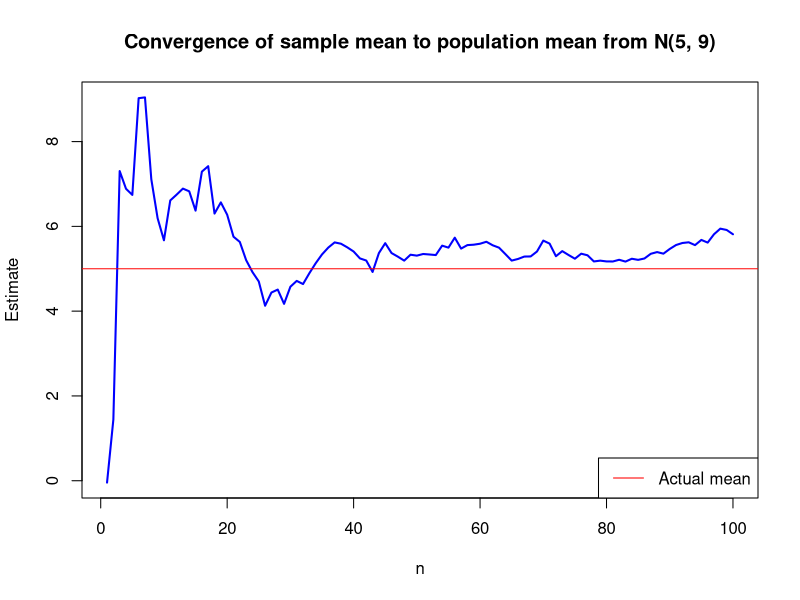
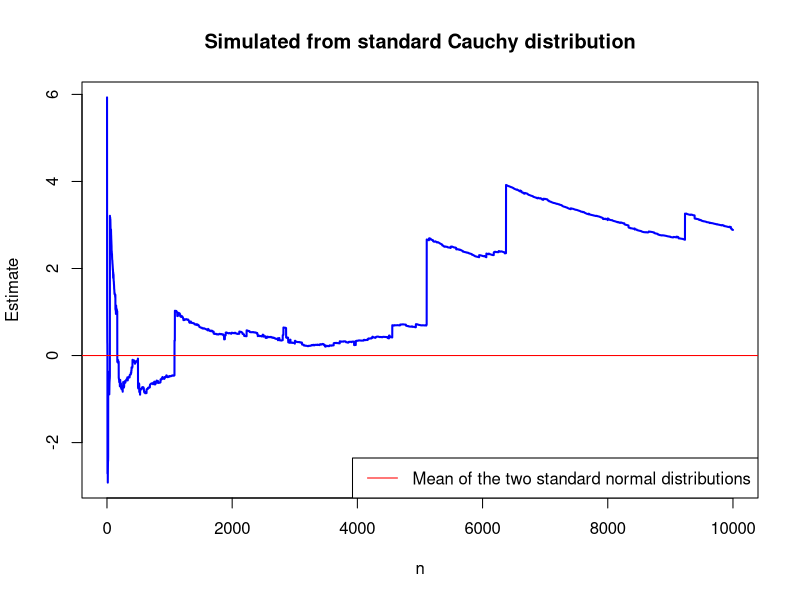
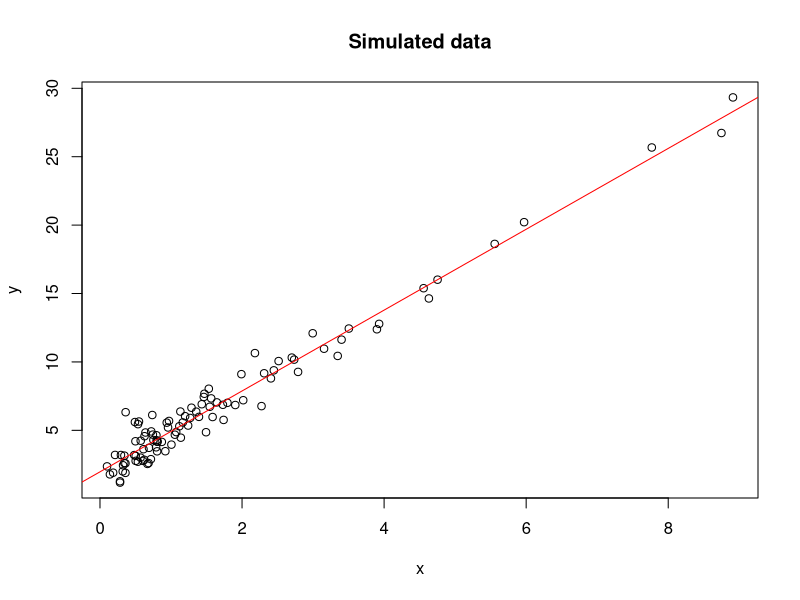
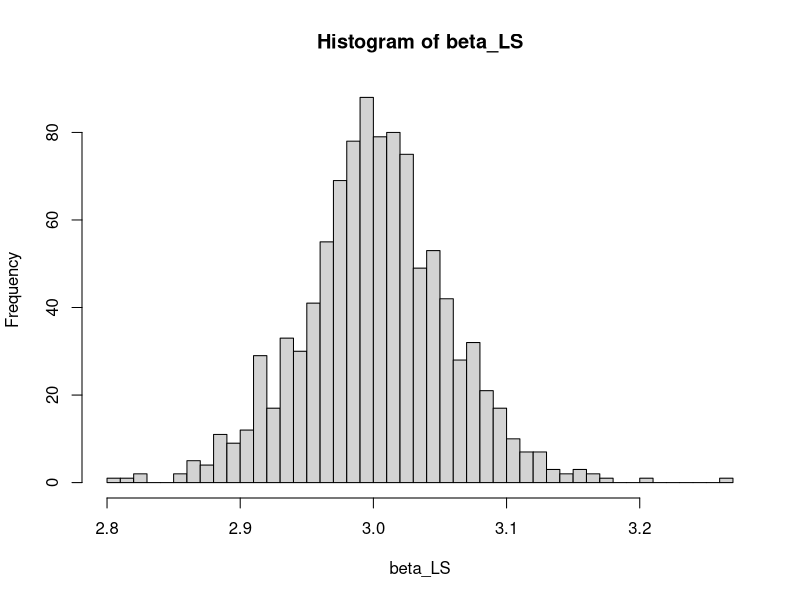

The R script that drew these images, in order:
## ---- chunk 1
knitr::opts_chunk$set(tidy.opts = list(width.cutoff = 80), tidy = TRUE)
## ---- chunk 2
set.seed(123)

random <- rnorm(100, mean = 5, sd = 9)

#Mean with varying 1, ..., n draws
mean_est <- (cumsum(random) / (1:100))

#par(mar = c(4, 4, 2, 2)) # bottom, left, top, right
plot(1:100, mean_est, type = "l", xlab = "n", ylab = "Estimate", col = "blue", lwd = 2,
     main = "Convergence of sample mean to population mean from N(5, 9)")
abline(h = 5, col = "red")
legend("bottomright", legend = "Actual mean", col = "red", lty = 1)
## ---- chunk 3
# Simulate 10000 draws from a standard Cauchy distribution
cauchy <- (rnorm(n = 10000, mean = 0, sd = 1) / rnorm(n = 10000, mean = 0, sd = 1))
mean_est <- cumsum(cauchy) / (1:10000)

# Change the margins
plot(1:10000, mean_est, type = "l", xlab = "n", ylab = "Estimate", col = "blue", lwd = 2,
     main = "Simulated from standard Cauchy distribution")
abline(h = 0, col = "red")
legend("bottomright", legend = "Mean of the two standard normal distributions", col = "red", lty = 1)
## ---- chunk 4
# The function returns a list with y and X
simulate_linear_regression <- function(n, k, alpha, beta, sigma) {
  # Draw k independent variables from a standard normal distribution
  X <- matrix(rlnorm(n * k), nrow = n, ncol = k)
  # Draw the error term from a normal distribution with mean zero and standard deviation sigma
  e <- rnorm(n, mean = 0, sd = sigma)
  # Compute y as alpha + X*beta + e
  y <- alpha + X %*% beta + e
  # Return a list with y and X
  return(list(y = y, X = X))
}

# Simulate data with k = 1 and sigma = 1
set.seed(123) # Set a seed for reproducibility
data <- simulate_linear_regression(n = 100, k = 1, alpha = 2, beta = 3, sigma = 1)
y <- data$y # Extract y from the list
X <- data$X # Extract X from the list

# Plot x and y in a scatterplot and add a LS regression line
plot(X, y, main = "Simulated data", xlab = "x", ylab = "y")
abline(lm(y ~ X), col = "red") # Fit a linear model and add the line

# Repeat this 1000 times and store beta_LS every time
beta_LS <- numeric(1000) # Initialize a vector to store beta_LS
for (i in 1:1000) {
  data <- simulate_linear_regression(n = 100, k = 1, alpha = 2, beta = 3, sigma = 1)
  y <- data$y
  X <- data$X
  fit <- lm(y ~ X) # Fit a linear model
  beta_LS[i] <- coef(fit)[2] # Extract the second coefficient (beta_LS)
}

# Create a histogram of the LS estimates
hist(beta_LS, main = "Histogram of beta_LS", xlab = "beta_LS", breaks = 50)
